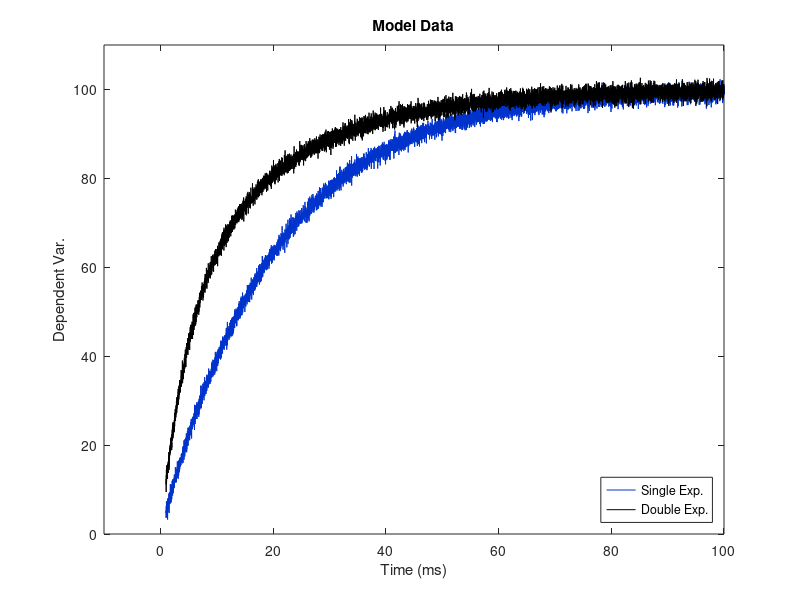

This chart was generated by the following MATLAB code: (Note: this script raises an error after producing the figure.)
%% Generate two data sets: one with a single exponential and one with two
t = (1:0.01:100)';
N_o = 100;
Tau1 = 20;
Tau2 = 5;
A1 = 50;    % Magnitude of each component
A2 = 50;    % Magnitude of each component
y = N_o - (A1+A2)*exp(-t./Tau1) + randn(size(t));   % Single exponential
yy = N_o ...                                        % Double exponential
    - A1*exp(-t./Tau1) ...
    - A2*exp(-t./Tau2) ...
    + randn(size(t));
h1 = plot(t,y,'color',[0 0.2 0.8]);
hold on
h2 = plot(t,yy,'k');
axis([-10 100 0 110])
legend([h1 h2],'Single Exp.','Double Exp.','location','southeast')
xlabel('Time (ms)')
ylabel('Dependent Var.')
title('Model Data')

%% fit for single exponential
clc
[Taus,CI,R2vals,fitA,fitB,gofA,gofB,AIC,dAIC,BIC,dBIC,iterations,residuals,tel] = taucalc(t, y, 5);
fits = {'Single Exponential','Double Exponential'};
disp(['INPUT: Single exponential'])
disp(['Number of iterations: ' num2str(iterations)])
disp(['R^2 values: ' num2str(R2vals)]);disp(' ');
disp(['*** AIC ***']);disp(['***********']);
disp(['Single exp: ' num2str(AIC(1))]);
disp(['Double exp: ' num2str(AIC(2))]);
disp(' ');disp(['*** BIC ***']);disp(['***********']);
disp(['Single exp: ' num2str(BIC(1))]);
disp(['Double exp: ' num2str(BIC(2))]);
disp(' ');
disp(['Best model from AIC: ' fits{find(dAIC == 0)}])
disp(['Best model from BIC: ' fits{find(dBIC == 0)}])
%% fit for double exponential
[Taus,CI,R2vals,fitA,fitB,gofA,gofB,AIC,dAIC,BIC,dBIC,iterations,residuals,tel] = taucalc(t, yy, 5);
clc
fits = {'Single Exponential','Double Exponential'};
disp(['INPUT: Double exponential'])
disp(['Number of iterations: ' num2str(iterations)])
disp(['R^2 values: ' num2str(R2vals)]);disp(' ');
disp(['*** AIC ***']);disp(['***********']);
disp(['Single exp: ' num2str(AIC(1))]);
disp(['Double exp: ' num2str(AIC(2))]);
disp(' ');disp(['*** BIC ***']);disp(['***********']);
disp(['Single exp: ' num2str(BIC(1))]);
disp(['Double exp: ' num2str(BIC(2))]);
disp(' ');
disp(['Best model from AIC: ' fits{find(dAIC == 0)}])
disp(['Best model from BIC: ' fits{find(dBIC == 0)}])
